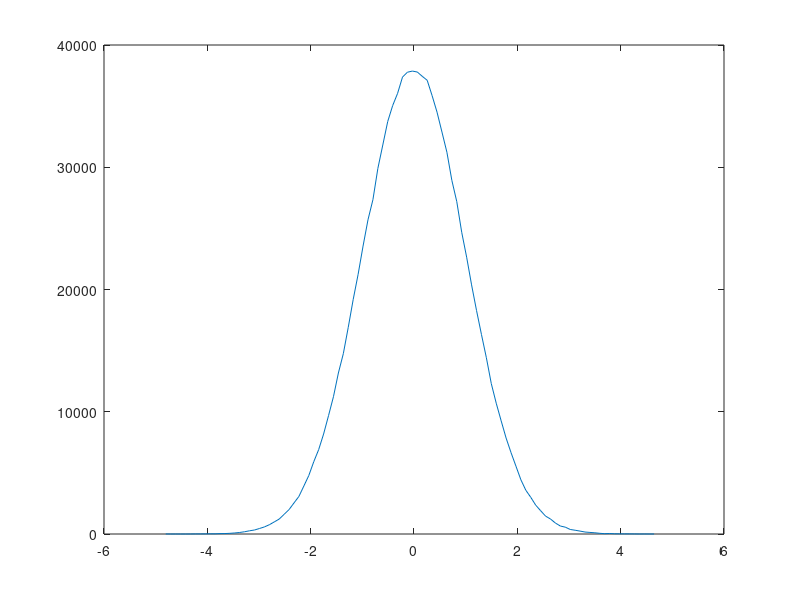

Here is the MATLAB script that generated this plot: (Note: this script raises an error after producing the figure.)
clear all
close all
clc
x=-10:0.1:10;
mu=0;
sigma=1;
noise=1/(sqrt(2)*pi*sigma)*exp(-(x-mu).^2/(2*pi*sigma).^2);%% Gausova fynkcija

%plot(x,noise);
awgn=randn(1,10^6);% generisanje belog gausovog ?uma

[y,x]=hist(awgn,100)
plot(x,y)
%%autokorelaciona funkcija

 [acor,lag] = xcorr(awgn,'bias');
 figure(2)
 plot(lag,acor)
 
 %% generisanje PSD, tj. Furijeova transformacija autokorelacione funkcije
 psd=fft(acor);
 figure(3)
 plot(10*log10(abs(psd)))
 

 %%% SNR i Eb/No (Eb je energija po bitu, a No je PSD)Komunikacioni sistem
 %Generi?emo signal
 
 signal=randn(1,10);
 mean(mean((signal).^2))
 %%
 %%S/N=2*Eb/No*K*(fs/Bw) K broj bita potreban za prenos signala
  %%SNRdB=3+EbNodB+10log10(K)% u decibelima
 
 signali=2*(randn(1,10^5)>0.5)-1;
 signalq=2*(randn(1,10^5)>0.5)-1;
 signal=complex(signali,signalq);
 pSignal=mean(abs(signal).^2)
 eSignal=(abs(signal).^2)
 
 
 %% dodavanje suma
 for snr=0:1:10% dB
     snrlin=10^(snr/10)
     var=snrlin/pSignal;
     noise=1/sqrt(2)*randn(1,10^5)+j*randn(1,10^5)*var;
     addNoise=signal+noise
 end
     
 